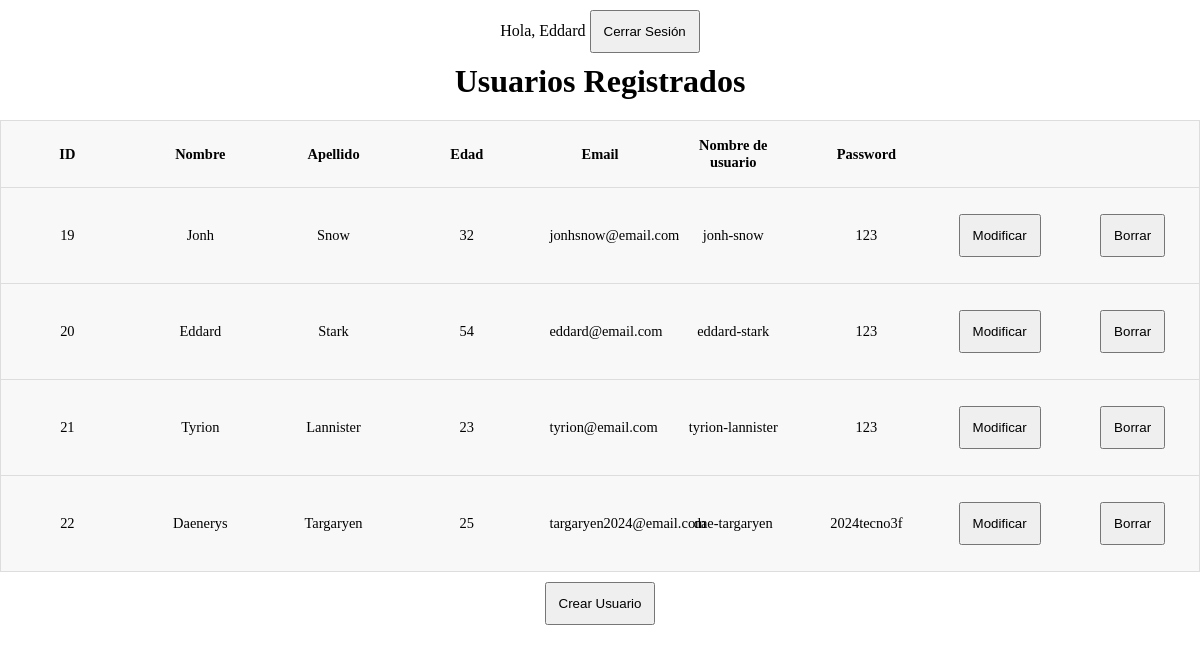
The app's page /index.php (signed in) with its own data.
### tables this page shows
CREATE TABLE `users` (
  `ID` int(11) NOT NULL,
  `nombre` varchar(20) NOT NULL,
  `apellido` varchar(20) NOT NULL,
  `edad` int(20) NOT NULL,
  `email` varchar(40) NOT NULL,
  `contraseña` varchar(30) NOT NULL,
  `nombreusuario` varchar(20) NOT NULL
);

### index.php (the view, shortened to what this page needs)
<!DOCTYPE html>
<html lang="en">
<head>
  <link href="style.css" rel="stylesheet">
</head>
<body>
  <span>Hola, <?=  $_SESSION['usuario_nombre'] ?></span>
  <a href="logout.php"><button class="boton">Cerrar Sesión</button></a>
  <div class= "tabla-usuarios">
    <h1 id="titulo-index">Usuarios Registrados</h1>
    <table>
      <thead>
        <tr>
          <th>ID</th>
          <th>Nombre</th>
          <th>Apellido</th>
          <th>Edad</th>
          <th>Email</th>
          <th>Nombre de usuario</th>
          <th>Password</th>
          <th></th>
          <th></th>
        </tr>
      </thead>
      <tbody>
      <?php
        $conexion = conexion();
        $query = "SELECT * FROM users";
        $results = mysqli_query($conexion, $query);
      ?>
      <?php while($row= mysqli_fetch_array($results)):?>
       <tr>
        <td><?= $row['ID'] ?></td>
        <td><?= $row['nombre'] ?></td>
        <td><?= $row['apellido'] ?></td>
        <td><?= $row['edad'] ?></td>
        <td><?= $row['email'] ?></td>
        <td><?= $row['nombreusuario'] ?></td>
        <td><?= $row['contraseña'] ?></td>
        <td>
         <form action="modificar-usuario.php" method="POST">
            <input type="submit" value="Modificar" class="boton">
          </form>
        <td>
          <form action="borrar-usuario.php" method="POST">
            <input type="submit" value="Borrar" class="boton">
          </form>
        </td>
       </tr>
      <?php endwhile; ?>
    </tbody>
    </table>
  </div>
  <div>
    <a href="crear-usuario.php"> <button class="boton" >Crear Usuario</button></a>
  </div>
</body>
</html>

### style.css (style rules this page uses)
* { box-sizing: border-box; margin: 0; padding: 0; }
html { font-family: 'Times New Roman', Times, serif; text-align: center; }
a { text-decoration: none; }
.boton { gap: 24px; margin: 10px auto; text-align: center; padding: 12px; }
.tabla-usuarios table { border: 1px solid #ccc; border-collapse: collapse; margin-top: 20px; padding: 0; width: 100%; table-layout: fixed; }
table tr { background-color: #f8f8f8; border: 1px solid #ddd; padding: 4px; }
table tr, table td, table th { padding: 16px; text-align: center; font-size: .95em; margin: 10px; }

### records on screen
users: ID "19", nombre "Jonh", apellido "Snow", edad "32", email "jonhsnow@email.com", nombreusuario "jonh-snow", contraseña "123"
users: ID "20", nombre "Eddard", apellido "Stark", edad "54", email "eddard@email.com", nombreusuario "eddard-stark", contraseña "123"
users: ID "21", nombre "Tyrion", apellido "Lannister", edad "23", email "tyrion@email.com", nombreusuario "tyrion-lannister", contraseña "123"
users: ID "22", nombre "Daenerys", apellido "Targaryen", edad "25", email "targaryen2024@email.com", nombreusuario "dae-targaryen", contraseña "2024tecno3f"

### other values on screen
$_SESSION['usuario_nombre'] "Eddard"
